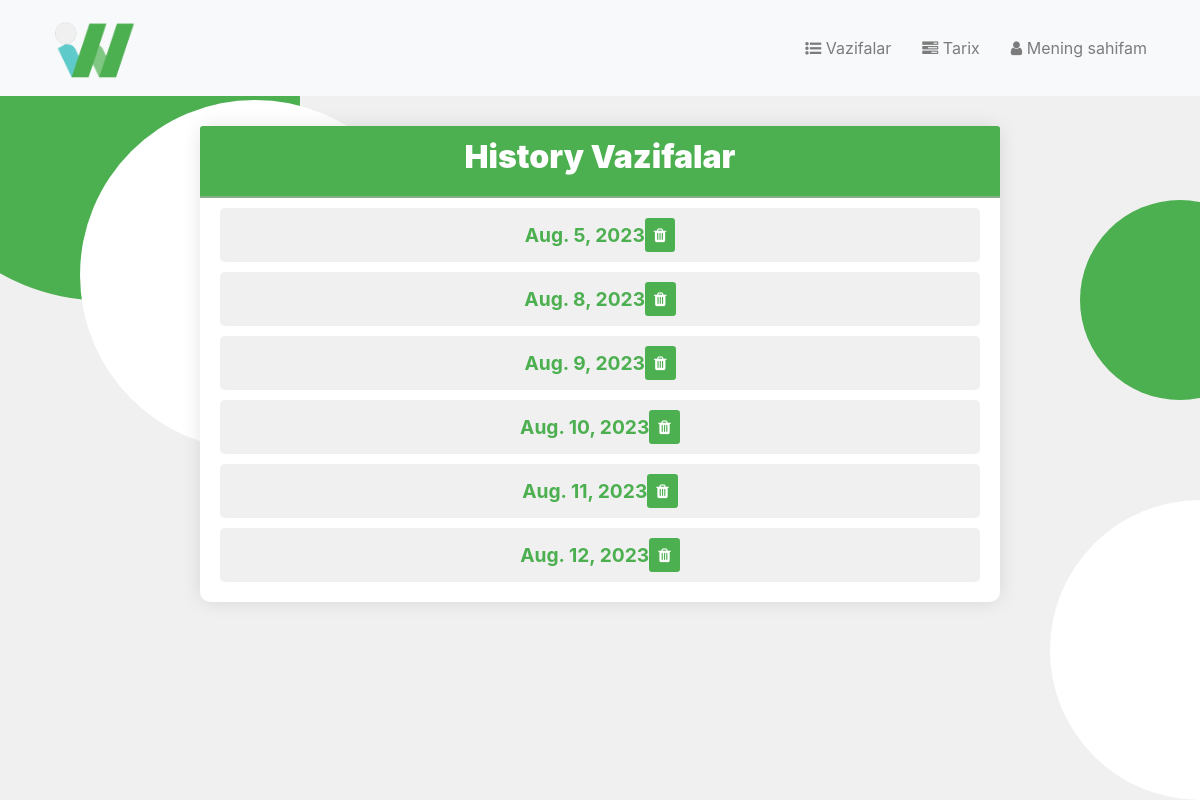
/historyVazifa/ (signed in), run on an earlier commit of the app's database.
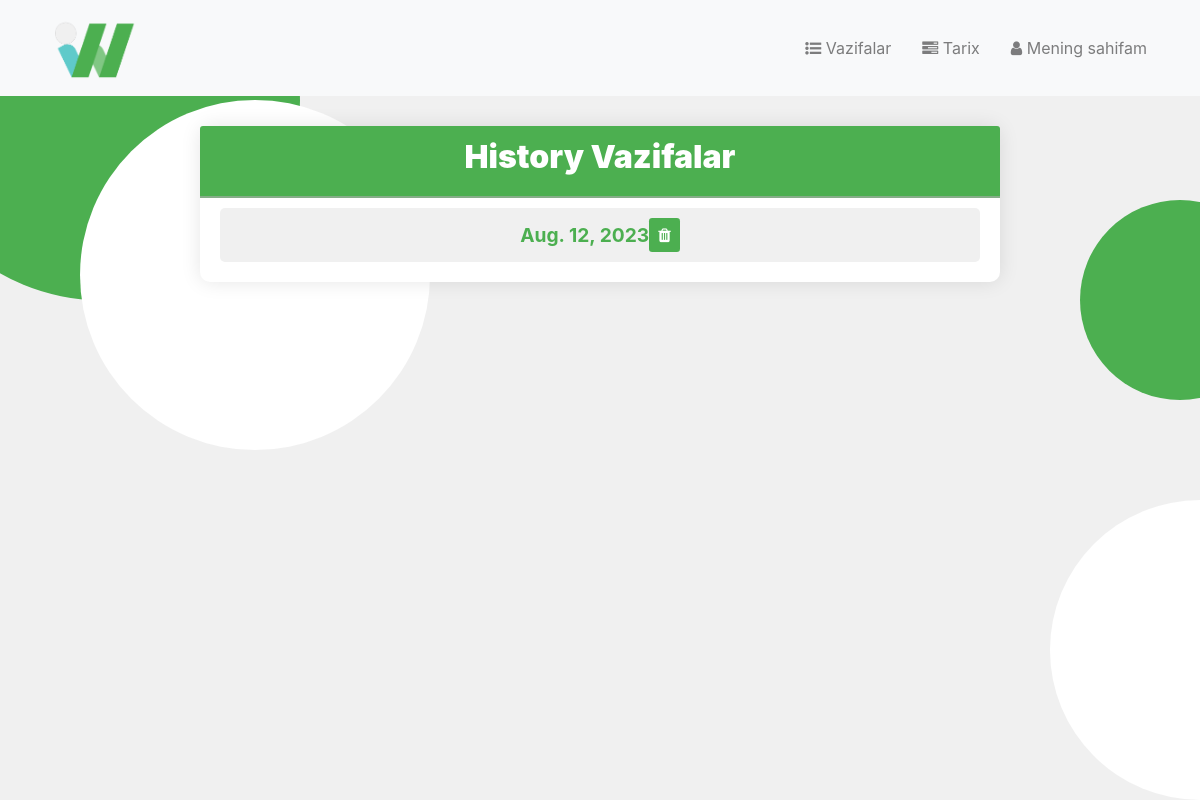
And on a later commit of the database.
### to_do_list/models.py (models this page shows, shortened)
class DateBajarildiModel(models.Model):
    foydalanuvchi = models.ForeignKey(User, on_delete=models.CASCADE, null=True, blank=True)
    date = models.DateField()
    class Meta:
        ordering = ['date']

### to_do_list/views.py (the view)
# urls.py: path("historyVazifa/", views.historyVazifa, name='historyVazifa'),
def historyVazifa(request):
    date_now = timezone.localdate()
    modelMe = DateBajarildiModel.objects.filter(
        date__lte = date_now,
        foydalanuvchi=request.user,
    ).values() # historyVazifalar
    last_10kun = date_now - timezone.timedelta(days=10)
    if not request.user.is_staff:
        DateBajarildiModel.objects.filter(
            date__lt=last_10kun,
            foydalanuvchi=request.user
        ).delete()
    return render(request, "to_do_list/historyVazifa.html", {"modelMe": modelMe})

### to_do_list/templates/to_do_list/historyVazifa.html (shortened to what this page needs)
{% extends 'to_do_list/layout.html' %}
{% block head %}
    {% load static %}
    <link rel="stylesheet" href="{% static 'to_do_list/read_style.css' %}">
{% endblock %}
{% block content %}
    <div class="container">
        <div class="row justify-content-center">
            <div class="card">
                <div class="card-header">
                    <h2>History Vazifalar</h2>
                </div>
                <div class="card-body">
                        {% for i in modelMe %}
                            <a href="{% url 'bajarilganVazifalar' i.id %}" style="text-decoration: none; color:#4caf50;">
                                <div class="item" style="margin-bottom:10px; background-color: #f0f0f0; display: flex; align-items: center; justify-content: center; font-size: larger;">
                                    <strong>{{ i.date }}</strong>
                                    <a href="{% url 'historyDeleteDate' i.id %}" class="btn btn-sm btn-danger" style="align-items: end;">
                                        <i class="fa fa-trash"></i>
                                    </a>
                                </div>
                            </a>
                        {% endfor %}
                </div>
            </div>
        </div>
    </div>
{% endblock %}

### to_do_list/templates/to_do_list/layout.html (shortened to what this page needs)
{% load static %}
<!DOCTYPE html>
<html lang="en">
<head>
    <link rel="stylesheet" href="https://maxcdn.bootstrapcdn.com/bootstrap/4.5.2/css/bootstrap.min.css">
    <link rel="stylesheet" href="https://cdnjs.cloudflare.com/ajax/libs/font-awesome/4.7.0/css/font-awesome.min.css">
    {% block head %}
    {% endblock %}
</head>
<body>
    <div class="cool-background">
        <div class="circle circle-green-2"></div>
        <div class="circle circle-white-2"></div>
    </div>
   <nav class="navbar navbar-expand-lg navbar-light bg-light">
        <div class="container">
            <a class="navbar-brand" href="#">
                {% load static %}
                <span class="logo-icon"><img src="{% static 'to_do_list/media/Untitled.png' %}" class="image" style="height: 70px; width: 100px;"></span>
            </a>
            <div class="collapse navbar-collapse" id="navbarNav">
                <ul class="navbar-nav ml-auto">
                    <li class="nav-item">
                        <a class="nav-link" href="{% url 'readVazifa' %}"><i class="fa fa-list-ul"></i> Vazifalar</a>
                    </li>
                    <li class="nav-item">
                        <a class="nav-link" href="/historyVazifa/"><i class="fa fa-tasks"></i> Tarix</a>
                    </li>
                    <li class="nav-item">
                        <a class="nav-link" href="/profileFoydalanuvchi/"><i class="fa fa-user"></i> Mening sahifam</a>
                    </li>
                </ul>
            </div>
        </div>
    </nav>
    {% block content %}
    {% endblock %}
</body>
</html>

### to_do_list/static/to_do_list/read_style.css (style rules this page uses)
body { background-color: #f0f0f0; padding: 20px; }
.cool-background { position: absolute; top: 0; left: 0; width: 100%; height: 100%; overflow: hidden; }
.circle { position: absolute; border-radius: 50%; }
.circle-green-2 { width: 200px; height: 200px; background-color: #4caf50; top: 200px; right: -80px; }
.circle-white-2 { width: 300px; height: 300px; background-color: #fff; bottom: 0; right: -150px; }
.card { max-width: 800px; width: 800px; margin: 10px; border: none; border-radius: 10px; background-color: #fff; box-shadow: 0 0 20px rgba(0, 0, 0, 0.1); }
.card-header { background-color: #4caf50; color: #fff; text-align: center; font-weight: bold; border-bottom: none; border-top-left-radius: 10px; border-top-right-radius: 10px; border-bottom: 2px solid rgba(173, 173, 173, 0.603); }
.card-body { margin-top: -10px; margin-bottom: -10px; }
.card-header h2 { font-weight: 900; }
.item { display: flex; padding: 10px; padding-left: 15px; margin-bottom: -15px; background-color: #f0f0f0ce; border-radius: 5px; }
.btn { background-color: #4caf50; border: none; color: white; padding: 5px 9px; font-size: 16px; cursor: pointer; display: block; margin-right: 5px; }
.navbar { overflow: hidden; top:-20px; left: -20px; margin-right: -40px; background-color: #ffffff8e; }
.nav-item { margin-left:15px; }

What changed in the data, as far as the page shows it:
removed DateBajarildiModel: date "Aug. 5, 2023"
removed DateBajarildiModel: date "Aug. 8, 2023"
removed DateBajarildiModel: date "Aug. 9, 2023"
removed DateBajarildiModel: date "Aug. 10, 2023"
removed DateBajarildiModel: date "Aug. 11, 2023"
